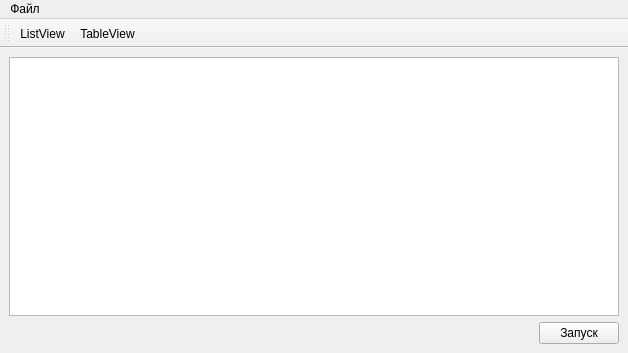
<?xml version="1.0" encoding="UTF-8"?>
<ui version="4.0">
 <class>MainWindow</class>
 <widget class="QMainWindow" name="MainWindow">
  <property name="geometry">
   <rect>
    <x>0</x>
    <y>0</y>
    <width>628</width>
    <height>353</height>
   </rect>
  </property>
  <property name="windowTitle">
   <string>MainWindow</string>
  </property>
  <widget class="QWidget" name="centralwidget">
   <layout class="QVBoxLayout" name="verticalLayout">
    <item>
     <widget class="QListView" name="listView">
      <property name="resizeMode">
       <enum>QListView::Adjust</enum>
      </property>
      <property name="viewMode">
       <enum>QListView::IconMode</enum>
      </property>
     </widget>
    </item>
    <item>
     <layout class="QHBoxLayout" name="horizontalLayout">
      <item>
       <spacer name="horizontalSpacer">
        <property name="orientation">
         <enum>Qt::Horizontal</enum>
        </property>
        <property name="sizeHint" stdset="0">
         <size>
          <width>40</width>
          <height>20</height>
         </size>
        </property>
       </spacer>
      </item>
      <item>
       <widget class="QPushButton" name="bt_ok">
        <property name="text">
         <string>Запуск</string>
        </property>
        <property name="icon">
         <iconset>
          <normaloff>icons/button_ok.png</normaloff>icons/button_ok.png</iconset>
        </property>
       </widget>
      </item>
     </layout>
    </item>
   </layout>
  </widget>
  <widget class="QMenuBar" name="menubar">
   <property name="geometry">
    <rect>
     <x>0</x>
     <y>0</y>
     <width>628</width>
     <height>25</height>
    </rect>
   </property>
   <widget class="QMenu" name="menu">
    <property name="title">
     <string>Файл</string>
    </property>
    <addaction name="act_exit"/>
   </widget>
   <addaction name="menu"/>
  </widget>
  <widget class="QToolBar" name="toolBar">
   <property name="windowTitle">
    <string>toolBar</string>
   </property>
   <attribute name="toolBarArea">
    <enum>TopToolBarArea</enum>
   </attribute>
   <attribute name="toolBarBreak">
    <bool>false</bool>
   </attribute>
   <addaction name="actIconMode"/>
   <addaction name="actListMode"/>
  </widget>
  <action name="act_exit">
   <property name="icon">
    <iconset>
     <normaloff>icons/cancel.png</normaloff>icons/cancel.png</iconset>
   </property>
   <property name="text">
    <string>Выход</string>
   </property>
  </action>
  <action name="actIconMode">
   <property name="checkable">
    <bool>true</bool>
   </property>
   <property name="icon">
    <iconset>
     <normaloff>icons/view-list-icons.png</normaloff>icons/view-list-icons.png</iconset>
   </property>
   <property name="text">
    <string>ListView</string>
   </property>
  </action>
  <action name="actListMode">
   <property name="checkable">
    <bool>true</bool>
   </property>
   <property name="icon">
    <iconset>
     <normaloff>icons/view-list-tree.png</normaloff>icons/view-list-tree.png</iconset>
   </property>
   <property name="text">
    <string>TableView</string>
   </property>
  </action>
 </widget>
 <resources/>
 <connections/>
</ui>
